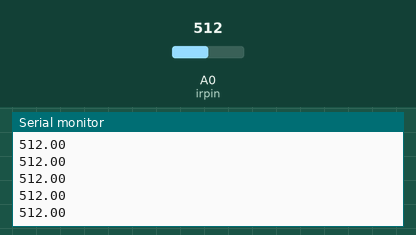
Simulated run of this sketch. Board: Arduino Uno, built with avr-gcc and run on an emulated ATmega328P. On the bench: the last lines printed to the serial monitor. The inputs (shaded band) are chosen by the test bench; at power-on: A0 (irpin) = 512.

Above: at 1.2 s.
1.3 s: A0 (irpin) set to 716
At 1.9 s:
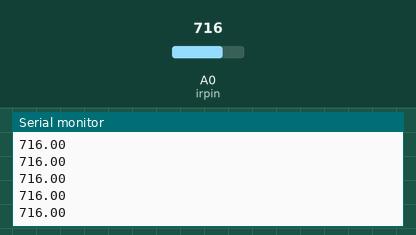
2.8 s: A0 (irpin) set to 900
At 3.7 s:
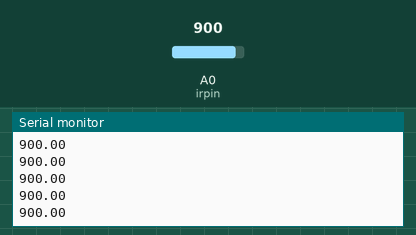
Timing chart, 0 to 5.8 s (numbered marks = the images above; inputs shaded):
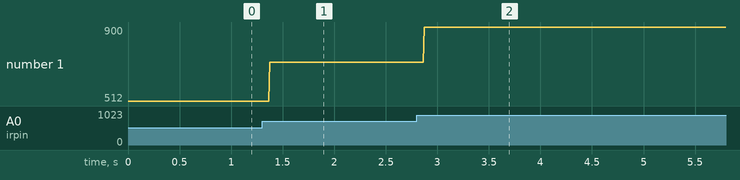

The sketch:

Task_1.1.1.ino
```cpp
/*
Developer   - Nikhil Arun
Date        - 3-2-2026
Board       - Arduino Uno R3
*/

// When detecting white object displays a value of arond 34-35 and otherwise displays 1021

int irpin = A0;
void setup() {
  Serial.begin(9600);
}

void loop() {
  float irvalue = analogRead(irpin);
  Serial.println(irvalue);
}
```

Measured:
- after the input at 1.3 s, the serial monitor: prints a new line after 0.07 s (image 1)
- after the input at 2.8 s, the serial monitor: prints a new line after 0.07 s (image 2)
- plotted number 1: 512 → 716 after the input at 1.3 s, 716 → 900 after the input at 2.8 s
